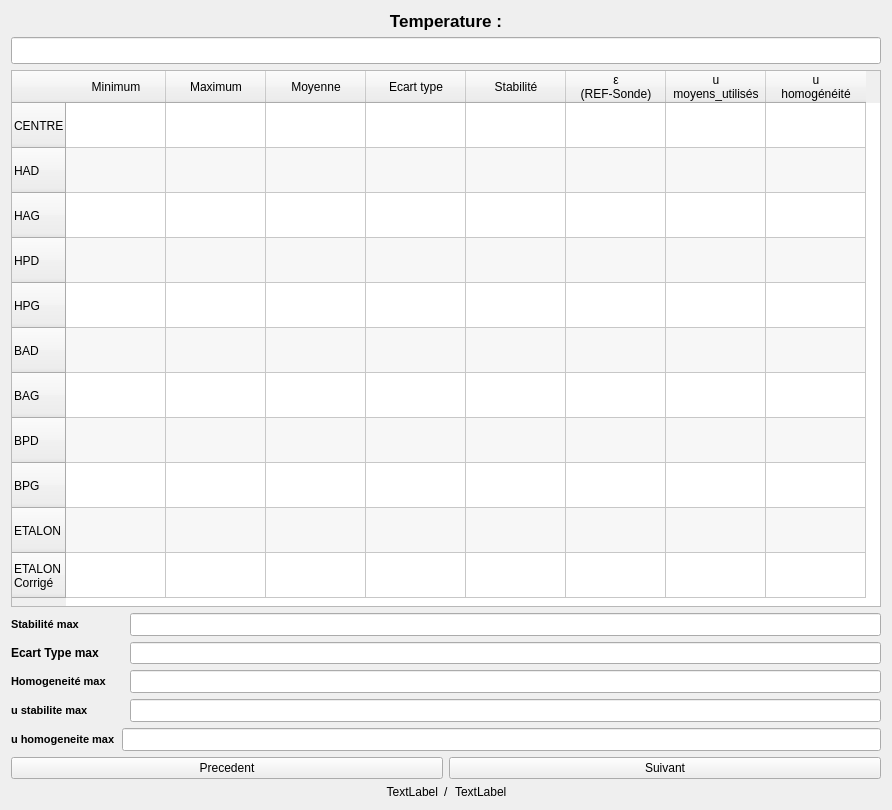
      <widget class="QWidget" name="tab_2">
       <attribute name="title">
        <string>Mesures</string>
       </attribute>
       <layout class="QVBoxLayout" name="verticalLayout_3">
        <item>
         <layout class="QVBoxLayout" name="verticalLayout_2">
          <item>
           <widget class="QLabel" name="label_8">
            <property name="sizePolicy">
             <sizepolicy hsizetype="Preferred" vsizetype="Fixed">
              <horstretch>0</horstretch>
              <verstretch>0</verstretch>
             </sizepolicy>
            </property>
            <property name="font">
             <font>
              <pointsize>13</pointsize>
              <weight>75</weight>
              <bold>true</bold>
             </font>
            </property>
            <property name="text">
             <string>Temperature :</string>
            </property>
            <property name="alignment">
             <set>Qt::AlignCenter</set>
            </property>
           </widget>
          </item>
          <item>
           <widget class="QLineEdit" name="lineEdit_temperature">
            <property name="sizePolicy">
             <sizepolicy hsizetype="Expanding" vsizetype="Fixed">
              <horstretch>0</horstretch>
              <verstretch>0</verstretch>
             </sizepolicy>
            </property>
            <property name="font">
             <font>
              <pointsize>12</pointsize>
             </font>
            </property>
            <property name="text">
             <string/>
            </property>
            <property name="alignment">
             <set>Qt::AlignCenter</set>
            </property>
           </widget>
          </item>
         </layout>
        </item>
        <item>
         <widget class="QTableWidget" name="tableWidget_mesures">
          <property name="sizePolicy">
           <sizepolicy hsizetype="Expanding" vsizetype="Fixed">
            <horstretch>0</horstretch>
            <verstretch>0</verstretch>
           </sizepolicy>
          </property>
          <property name="minimumSize">
           <size>
            <width>870</width>
            <height>537</height>
           </size>
          </property>
          <property name="editTriggers">
           <set>QAbstractItemView::DoubleClicked</set>
          </property>
          <property name="dragDropOverwriteMode">
           <bool>false</bool>
          </property>
          <property name="alternatingRowColors">
           <bool>true</bool>
          </property>
          <property name="showGrid">
           <bool>true</bool>
          </property>
          <attribute name="verticalHeaderDefaultSectionSize">
           <number>45</number>
          </attribute>
          <attribute name="verticalHeaderMinimumSectionSize">
           <number>45</number>
          </attribute>
          <row>
           <property name="text">
            <string>CENTRE</string>
           </property>
          </row>
          <row>
           <property name="text">
            <string>HAD</string>
           </property>
          </row>
          <row>
           <property name="text">
            <string>HAG</string>
           </property>
          </row>
          <row>
           <property name="text">
            <string>HPD</string>
           </property>
          </row>
          <row>
           <property name="text">
            <string>HPG</string>
           </property>
          </row>
          <row>
           <property name="text">
            <string>BAD</string>
           </property>
          </row>
          <row>
           <property name="text">
            <string>BAG</string>
           </property>
          </row>
          <row>
           <property name="text">
            <string>BPD</string>
           </property>
          </row>
          <row>
           <property name="text">
            <string>BPG</string>
           </property>
          </row>
          <row>
           <property name="text">
            <string>ETALON</string>
           </property>
          </row>
          <row>
           <property name="text">
            <string>ETALON 
Corrigé</string>
           </property>
          </row>
          <column>
           <property name="text">
            <string>Minimum</string>
           </property>
          </column>
          <column>
           <property name="text">
            <string>Maximum</string>
           </property>
          </column>
          <column>
           <property name="text">
            <string>Moyenne</string>
           </property>
          </column>
          <column>
           <property name="text">
            <string>Ecart type</string>
           </property>
          </column>
          <column>
           <property name="text">
            <string>Stabilité</string>
           </property>
          </column>
          <column>
           <property name="text">
            <string>ε
(REF-Sonde)</string>
           </property>
          </column>
          <column>
           <property name="text">
            <string>u
moyens_utilisés</string>
           </property>
          </column>
          <column>
           <property name="text">
            <string>u
homogénéité</string>
           </property>
          </column>
         </widget>
        </item>
        <item>
         <layout class="QHBoxLayout" name="horizontalLayout_12">
          <item>
           <widget class="QLabel" name="label_10">
            <property name="sizePolicy">
             <sizepolicy hsizetype="Minimum" vsizetype="Maximum">
              <horstretch>0</horstretch>
              <verstretch>0</verstretch>
             </sizepolicy>
            </property>
            <property name="minimumSize">
             <size>
              <width>113</width>
              <height>0</height>
             </size>
            </property>
            <property name="font">
             <font>
              <pointsize>8</pointsize>
              <weight>75</weight>
              <bold>true</bold>
             </font>
            </property>
            <property name="text">
             <string>Stabilité max</string>
            </property>
           </widget>
          </item>
          <item>
           <widget class="QLineEdit" name="lineEdit_stab_max">
            <property name="font">
             <font>
              <pointsize>10</pointsize>
             </font>
            </property>
            <property name="readOnly">
             <bool>true</bool>
            </property>
           </widget>
          </item>
         </layout>
        </item>
        <item>
         <layout class="QHBoxLayout" name="horizontalLayout_20">
          <property name="spacing">
           <number>31</number>
          </property>
          <item>
           <widget class="QLabel" name="label_20">
            <property name="font">
             <font>
              <weight>75</weight>
              <bold>true</bold>
             </font>
            </property>
            <property name="text">
             <string>Ecart Type max</string>
            </property>
           </widget>
          </item>
          <item>
           <widget class="QLineEdit" name="lineEdit_ecarttype_max"/>
          </item>
         </layout>
        </item>
        <item>
         <layout class="QHBoxLayout" name="horizontalLayout_13">
          <item>
           <widget class="QLabel" name="label_11">
            <property name="sizePolicy">
             <sizepolicy hsizetype="Preferred" vsizetype="Maximum">
              <horstretch>0</horstretch>
              <verstretch>0</verstretch>
             </sizepolicy>
            </property>
            <property name="minimumSize">
             <size>
              <width>113</width>
              <height>0</height>
             </size>
            </property>
            <property name="font">
             <font>
              <pointsize>8</pointsize>
              <weight>75</weight>
              <bold>true</bold>
             </font>
            </property>
            <property name="text">
             <string>Homogeneité max</string>
            </property>
           </widget>
          </item>
          <item>
           <widget class="QLineEdit" name="lineEdit_hom_max_2">
            <property name="font">
             <font>
              <pointsize>10</pointsize>
             </font>
            </property>
            <property name="readOnly">
             <bool>true</bool>
            </property>
           </widget>
          </item>
         </layout>
        </item>
        <item>
         <layout class="QHBoxLayout" name="horizontalLayout_14">
          <item>
           <widget class="QLabel" name="label_12">
            <property name="sizePolicy">
             <sizepolicy hsizetype="Preferred" vsizetype="Maximum">
              <horstretch>0</horstretch>
              <verstretch>0</verstretch>
             </sizepolicy>
            </property>
            <property name="minimumSize">
             <size>
              <width>113</width>
              <height>0</height>
             </size>
            </property>
            <property name="font">
             <font>
              <pointsize>8</pointsize>
              <weight>75</weight>
              <bold>true</bold>
             </font>
            </property>
            <property name="text">
             <string>u stabilite max</string>
            </property>
           </widget>
          </item>
          <item>
           <widget class="QLineEdit" name="lineEdit_u_stab_max">
            <property name="font">
             <font>
              <pointsize>10</pointsize>
             </font>
            </property>
            <property name="readOnly">
             <bool>true</bool>
            </property>
           </widget>
          </item>
         </layout>
        </item>
        <item>
         <layout class="QHBoxLayout" name="horizontalLayout_15">
          <item>
           <widget class="QLabel" name="label_13">
            <property name="sizePolicy">
             <sizepolicy hsizetype="Preferred" vsizetype="Maximum">
              <horstretch>0</horstretch>
              <verstretch>0</verstretch>
             </sizepolicy>
            </property>
            <property name="font">
             <font>
              <pointsize>8</pointsize>
              <weight>75</weight>
              <bold>true</bold>
             </font>
            </property>
            <property name="text">
             <string>u homogeneite max</string>
            </property>
           </widget>
          </item>
          <item>
           <widget class="QLineEdit" name="lineEdit_u_hom_max">
            <property name="font">
             <font>
              <pointsize>10</pointsize>
             </font>
            </property>
            <property name="readOnly">
             <bool>true</bool>
            </property>
           </widget>
          </item>
         </layout>
        </item>
        <item>
         <layout class="QHBoxLayout" name="horizontalLayout_17">
          <item>
           <widget class="QPushButton" name="pushButton_precedent">
            <property name="text">
             <string>Precedent</string>
            </property>
           </widget>
          </item>
          <item>
           <widget class="QPushButton" name="pushButton_suivant">
            <property name="text">
             <string>Suivant</string>
            </property>
           </widget>
          </item>
         </layout>
        </item>
        <item>
         <layout class="QHBoxLayout" name="horizontalLayout_18">
          <item>
           <widget class="QLabel" name="label_pt">
            <property name="sizePolicy">
             <sizepolicy hsizetype="Preferred" vsizetype="Maximum">
              <horstretch>0</horstretch>
              <verstretch>0</verstretch>
             </sizepolicy>
            </property>
            <property name="maximumSize">
             <size>
              <width>16777215</width>
              <height>13</height>
             </size>
            </property>
            <property name="text">
             <string>TextLabel</string>
            </property>
            <property name="alignment">
             <set>Qt::AlignRight|Qt::AlignTrailing|Qt::AlignVCenter</set>
            </property>
           </widget>
          </item>
          <item>
           <widget class="QLabel" name="label_16">
            <property name="sizePolicy">
             <sizepolicy hsizetype="Fixed" vsizetype="Preferred">
              <horstretch>0</horstretch>
              <verstretch>0</verstretch>
             </sizepolicy>
            </property>
            <property name="text">
             <string>/</string>
            </property>
           </widget>
          </item>
          <item>
           <widget class="QLabel" name="label_nb_pt">
            <property name="sizePolicy">
             <sizepolicy hsizetype="Preferred" vsizetype="Maximum">
              <horstretch>0</horstretch>
              <verstretch>0</verstretch>
             </sizepolicy>
            </property>
            <property name="maximumSize">
             <size>
              <width>16777215</width>
              <height>13</height>
             </size>
            </property>
            <property name="text">
             <string>TextLabel</string>
            </property>
           </widget>
          </item>
         </layout>
        </item>
       </layout>
      </widget>
